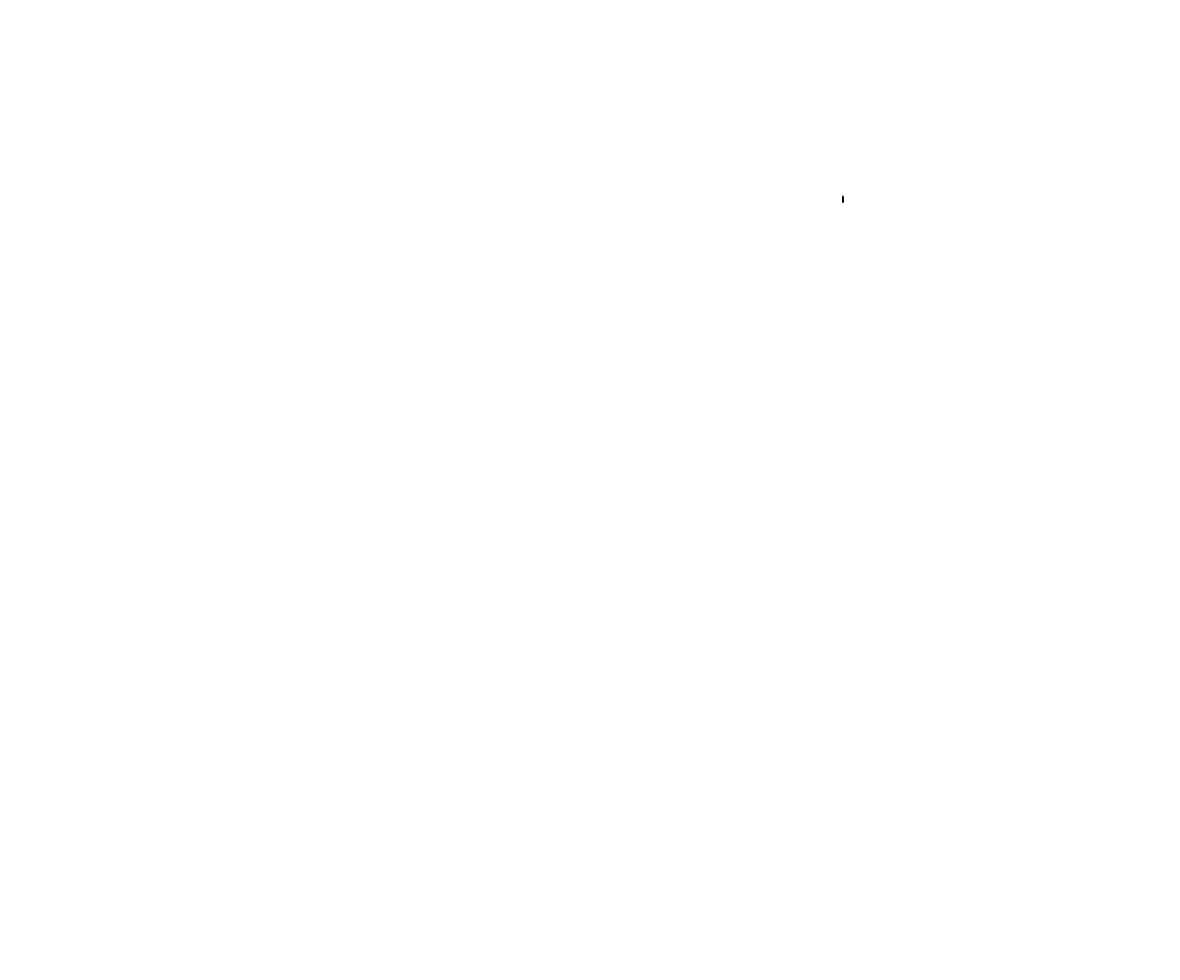
Frame 1 (no input)
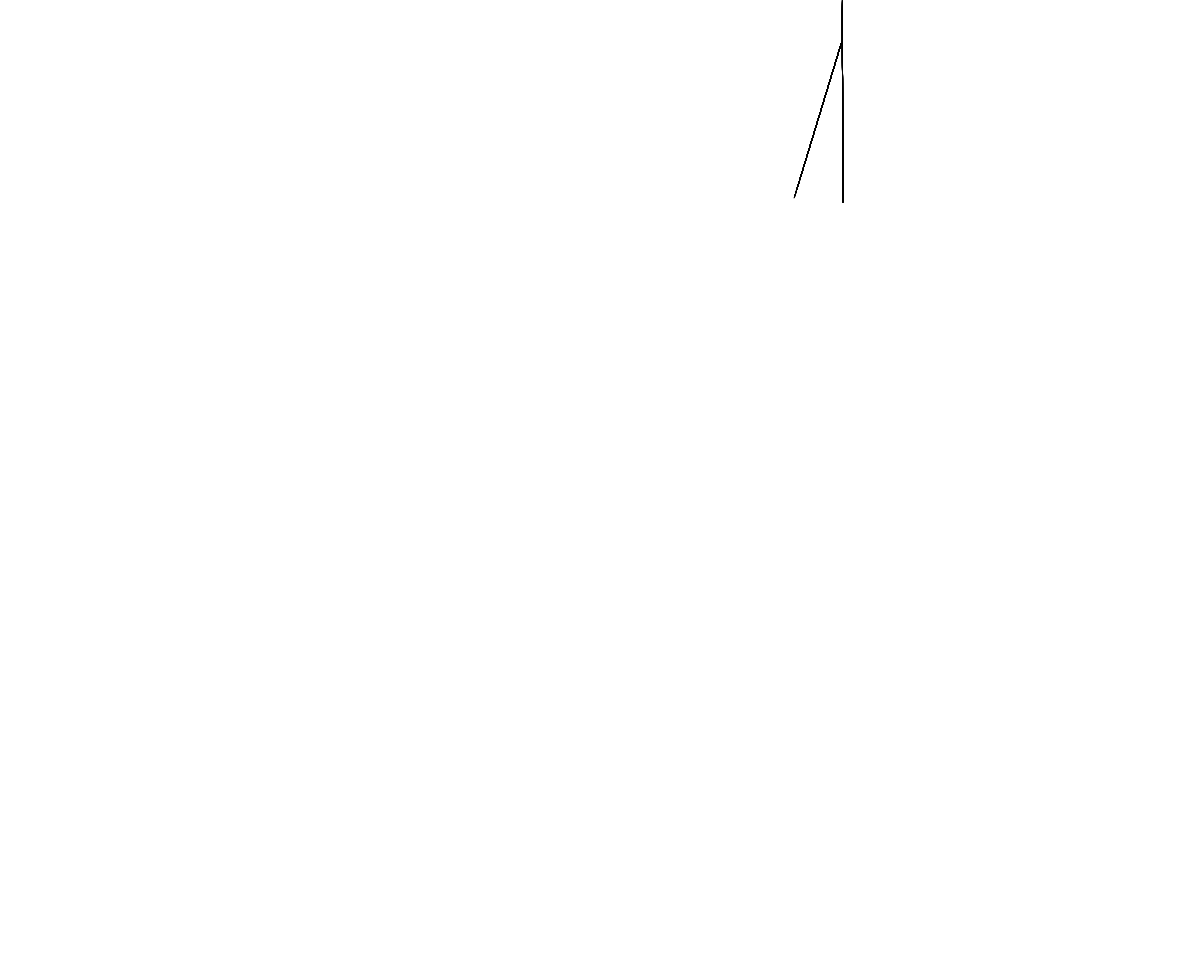
Frame 60 (no input)
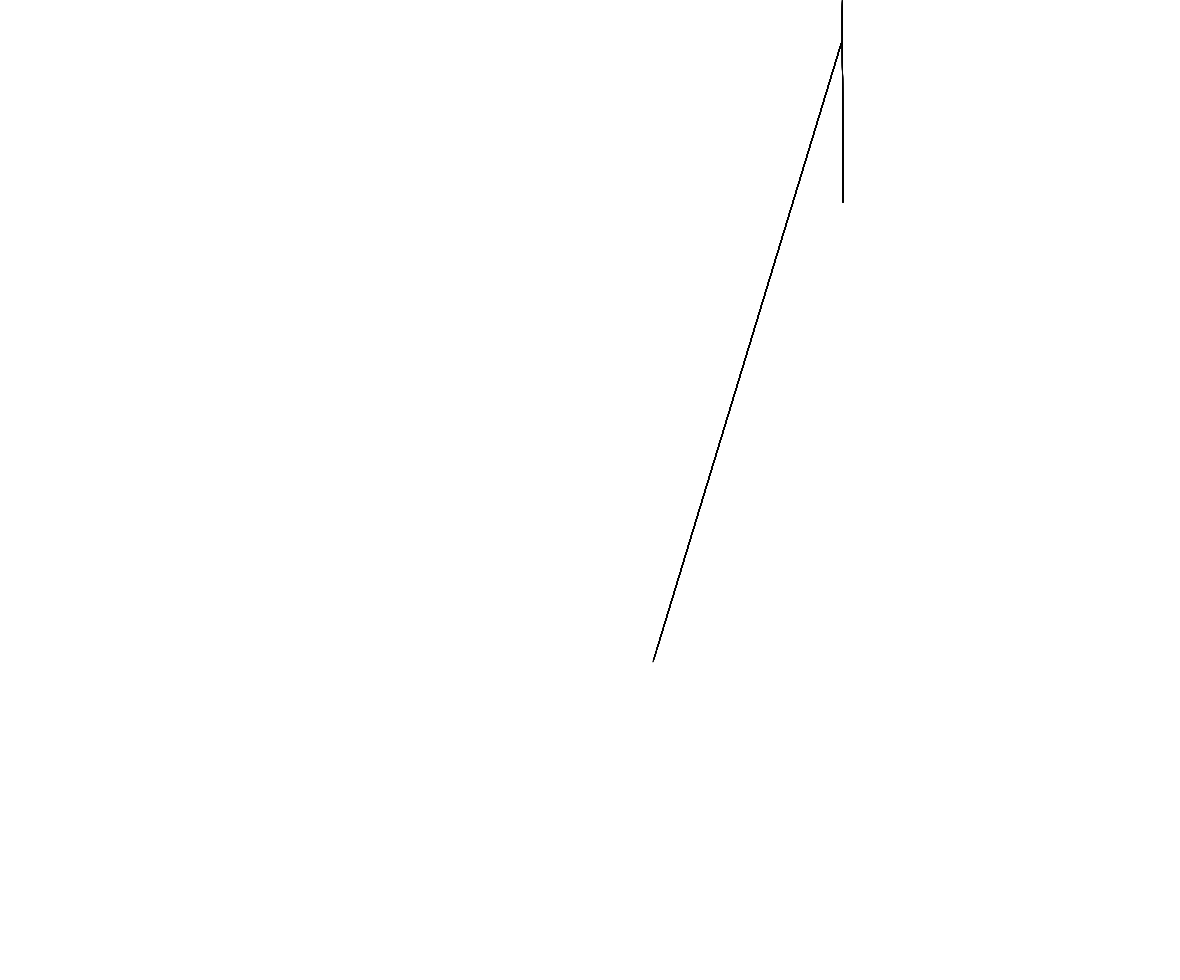
Frame 120 (the mouse pressed at the canvas centre since frame 60)

The p5.js sketch that drew these frames (run headless with seeded random() and noise() and a simulated clock; from frame 60 on, the mouse is pressed at the canvas centre):

// p5.js sketch
// ── sketch.js
let lines = [];
let speed = 10;

function setup() {
    createCanvas(windowWidth - 20, windowHeight - 20);
    
    smooth();
    let x = random(width);
    let y = random(height);
    
    lines.push(new Line(createVector(x,y)));
}

function Line(startPos) {
    this.direction = p5.Vector.fromAngle(random(TWO_PI));
    this.start = startPos.copy().add(this.direction);
    this.length = 1;
    this.speed = 0.5;
    this.shouldGrow = true;
    
    this.endPoint = function() {
        return this.start.copy().add(this.direction.copy().mult(this.length));
    }
    
    this.end = this.endPoint();
    
    this.randomPointOnLine = function() {
        return this.start.copy().add(this.direction.copy().mult(random(this.length)));
    }
    
    this.grow = function() {
        if(!this.shouldGrow) return;
        
        this.length += this.speed;
        this.end = this.endPoint();
    }
    
    this.show = function() {
        line(this.start.x, this.start.y, this.end.x, this.end.y);
    }
    
    this.checkIntersection = function(l) {
        return l.filter(a => !a.start.equals(this.start) && getLineIntersection(a.start.x, a.start.y, a.end.x, a.end.y, this.start.x, this.start.y, this.end.x, this.end.y)).length > 0
    }
    this.checkEdges = function() {
        return (this.end.x < 0 || this.end.x > width || this.end.y < 0 || this.end.y > height)
    }
}


function draw() {
    if(lines.length > 2000)  {
        noLoop();
        return;
    }
    for(let n = 0; n < speed; n++) {
        let l = lines.length - 1;
        lines[l].grow();
        lines[l].show();
        
        if(lines[l].checkIntersection(lines) || lines[l].checkEdges()) {
            let r = floor(random(lines.length));
            while(lines[r].length < 40) r = floor(random(lines.length));
            
            lines.push(new Line(lines[r].randomPointOnLine()));
        }
    }   
    if(speed < 100) speed *= 1.005;
}

function getLineIntersection(p0_x, p0_y, p1_x, p1_y, p2_x, p2_y, p3_x, p3_y) {
    var s1_x, s1_y, s2_x, s2_y;
    s1_x = p1_x - p0_x;
    s1_y = p1_y - p0_y;
    s2_x = p3_x - p2_x;
    s2_y = p3_y - p2_y;
    var s, t;
    s = (-s1_y * (p0_x - p2_x) + s1_x * (p0_y - p2_y)) / (-s2_x * s1_y + s1_x * s2_y);
    t = (s2_x * (p0_y - p2_y) - s2_y * (p0_x - p2_x)) / (-s2_x * s1_y + s1_x * s2_y);
    if (s >= 0 && s <= 1 && t >= 0 && t <= 1) { // Collision detected 
        var intX = p0_x + (t * s1_x);
        var intY = p0_y + (t * s1_y);
        return [intX, intY];
    }
    return null; // No collision 
}
